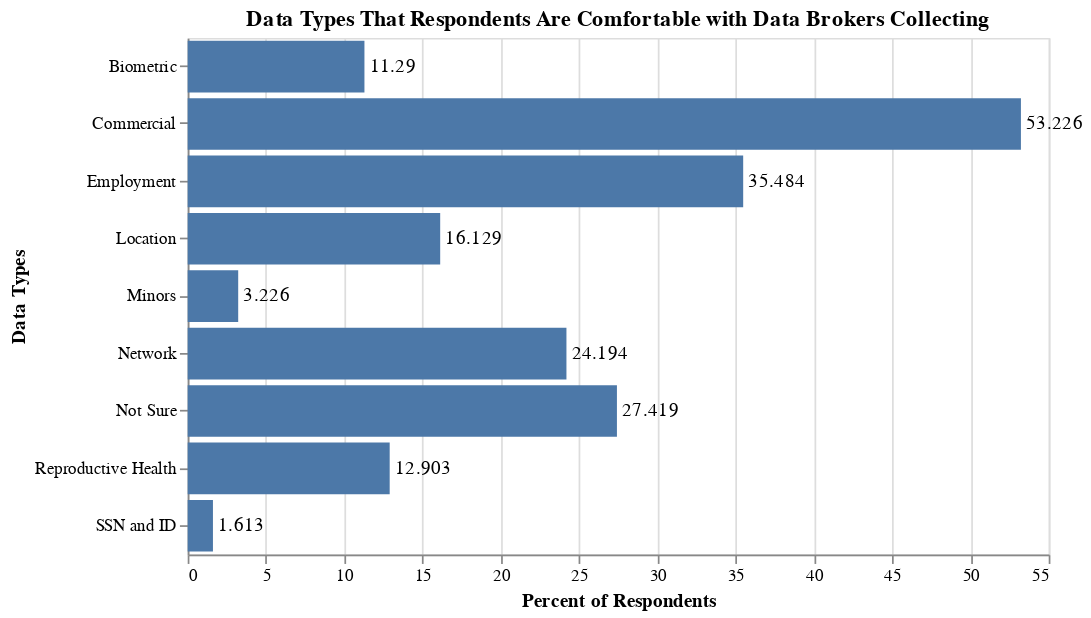

The notebook cell this image was saved under:
### Code cell
def analyze_type_collected_comfort(df):
    '''
    Process and analyze data correspond to the survey question "Which types of your personal data are you comfortable being used for any purpose? (Select all that apply)?" 
    Returns a dataframe with percentages, per response category, of data types that survey respondents are comfortable with data brokers collecting.
    Graphs a corresponding plot of frequencies by each response.
    '''
    # Rename category names so it is easier to split by commas
    rename_map = {
        "Location data": "Location",
        "Biometric data (e.g., fingerprint, voice, facial recognition)": "Biometric",
        "Reproductive health-related information": "Reproductive Health",
        "Commercial data (e.g., purchasing and transaction history)": "Commercial",
        "Employment-related data": "Employment",
        "Personal information of individuals under 18": "Minors",
        "Social Security Number and government ID information": "SSN and ID",
        "Network data (e.g., IP address, browsing history)": "Network",
        "Not sure": "Not Sure"
    }
    df["type_collected_comfort"] = df["type_collected_comfort"].apply(lambda x: rename_categories(x, rename_map))

    # Split by comma and explode into rows and strip whitespace
    split_df = df["type_collected_comfort"].str.split(",").explode()
    split_df = split_df.str.strip()

    # One-Hot Encode Columns
    one_hot = pd.get_dummies(split_df)
    one_hot = one_hot.groupby(split_df.index).max()
    one_hot = pd.DataFrame(one_hot)

    # Calculate Percentages and put in a dictionary
    percentages = dict(zip(one_hot.columns, np.round(one_hot.mean() * 100, 3)))
    percent_df = pd.DataFrame({
        'Category': list(percentages.keys()),
        'Percent': list(percentages.values())
    })

    # Graph
    bars = (
        alt.Chart(percent_df)
        .mark_bar()
        .encode(
            x=alt.X('Percent:Q', title='Percent of Respondents'),
            y=alt.Y('Category:N', title="Data Types"),
            tooltip=['Category', 'Percent']
        )
        .properties(height=300, width=500, title="Data Types That Respondents Are Comfortable with Data Brokers Collecting")
    )

    text = bars.mark_text(
        align='left',
        baseline='middle',
        dx=3
    ).encode(
        text='Percent:Q'
    )

    display(percent_df)
    chart = bars + text

    return chart

survey_type_comfort = analyze_type_collected_comfort(survey)
display(survey_type_comfort)
survey_type_comfort.save("imgs/Data Types That Respondents Are Comfortable with Data Brokers Collecting.svg")

### Figure 1 — Vega-Lite specification as saved in the notebook (floating-point values rounded to 4 significant figures)
{"config": {"view": {"continuousWidth": 300, "continuousHeight": 300}}, "layer": [{"mark": {"type": "bar"}, "encoding": {"tooltip": [{"field": "Category", "type": "nominal"}, {"field": "Percent", "type": "quantitative"}], "x": {"field": "Percent", "title": "Percent of Respondents", "type": "quantitative"}, "y": {"field": "Category", "title": "Data Types", "type": "nominal"}}, "title": "Data Types That Respondents Are Comfortable with Data Brokers Collecting"}, {"mark": {"type": "text", "align": "left", "baseline": "middle", "dx": 3}, "encoding": {"text": {"field": "Percent", "type": "quantitative"}, "tooltip": [{"field": "Category", "type": "nominal"}, {"field": "Percent", "type": "quantitative"}], "x": {"field": "Percent", "title": "Percent of Respondents", "type": "quantitative"}, "y": {"field": "Category", "title": "Data Types", "type": "nominal"}}, "title": "Data Types That Respondents Are Comfortable with Data Brokers Collecting"}], "data": {"name": "data-e30a8e9edcd6a096da41f92d8d9fe30a"}, "height": 300, "width": 500, "$schema": "https://vega.github.io/schema/vega-lite/v5.20.1.json", "datasets": {"data-e30a8e9edcd6a096da41f92d8d9fe30a": [{"Category": "Biometric", "Percent": 11.29}, {"Category": "Commercial", "Percent": 53.23}, {"Category": "Employment", "Percent": 35.48}, {"Category": "Location", "Percent": 16.13}, {"Category": "Minors", "Percent": 3.226}, {"Category": "Network", "Percent": 24.19}, {"Category": "Not Sure", "Percent": 27.42}, {"Category": "Reproductive Health", "Percent": 12.9}, {"Category": "SSN and ID", "Percent": 1.613}]}}
